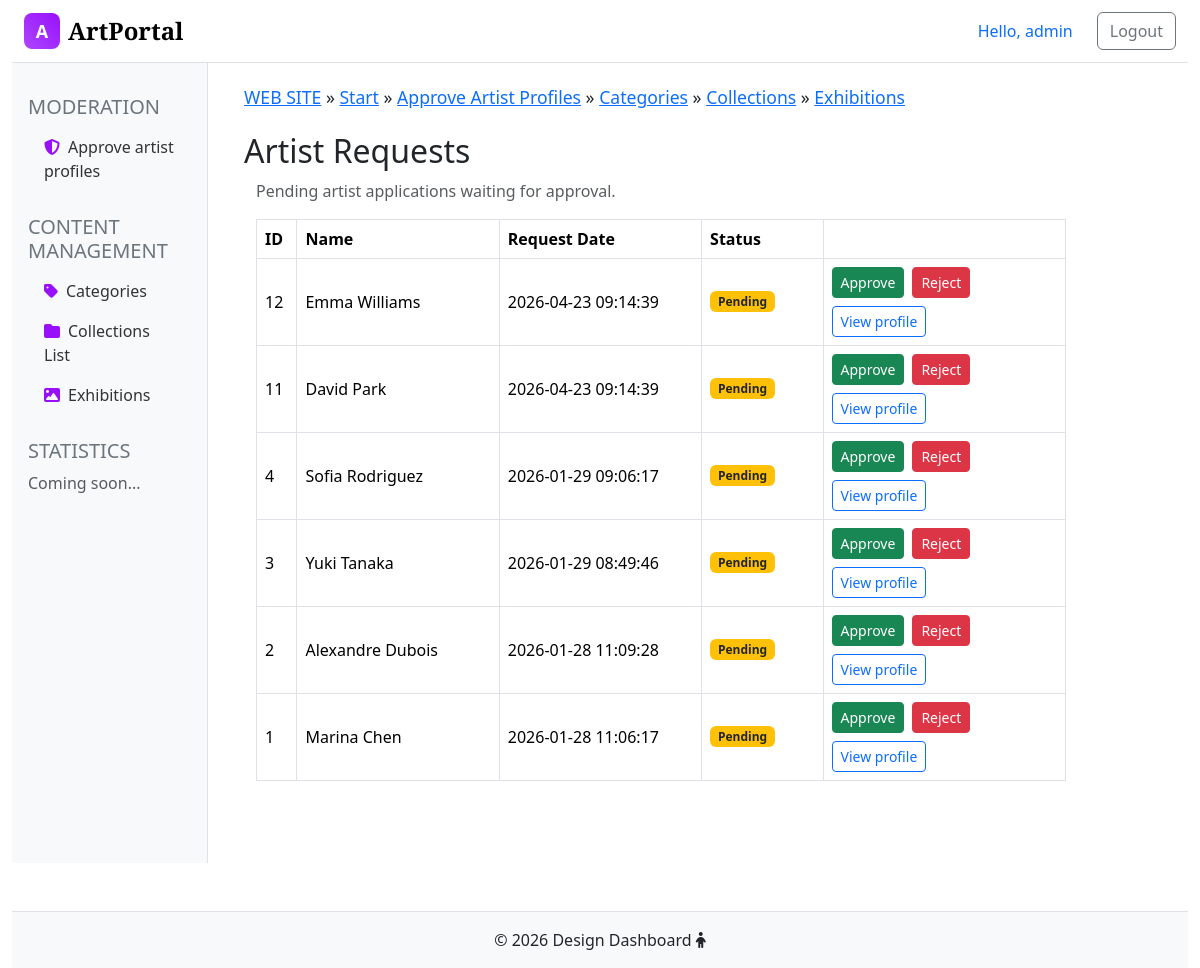
Page /admin/moderation-artists (signed in) on the earlier database version.
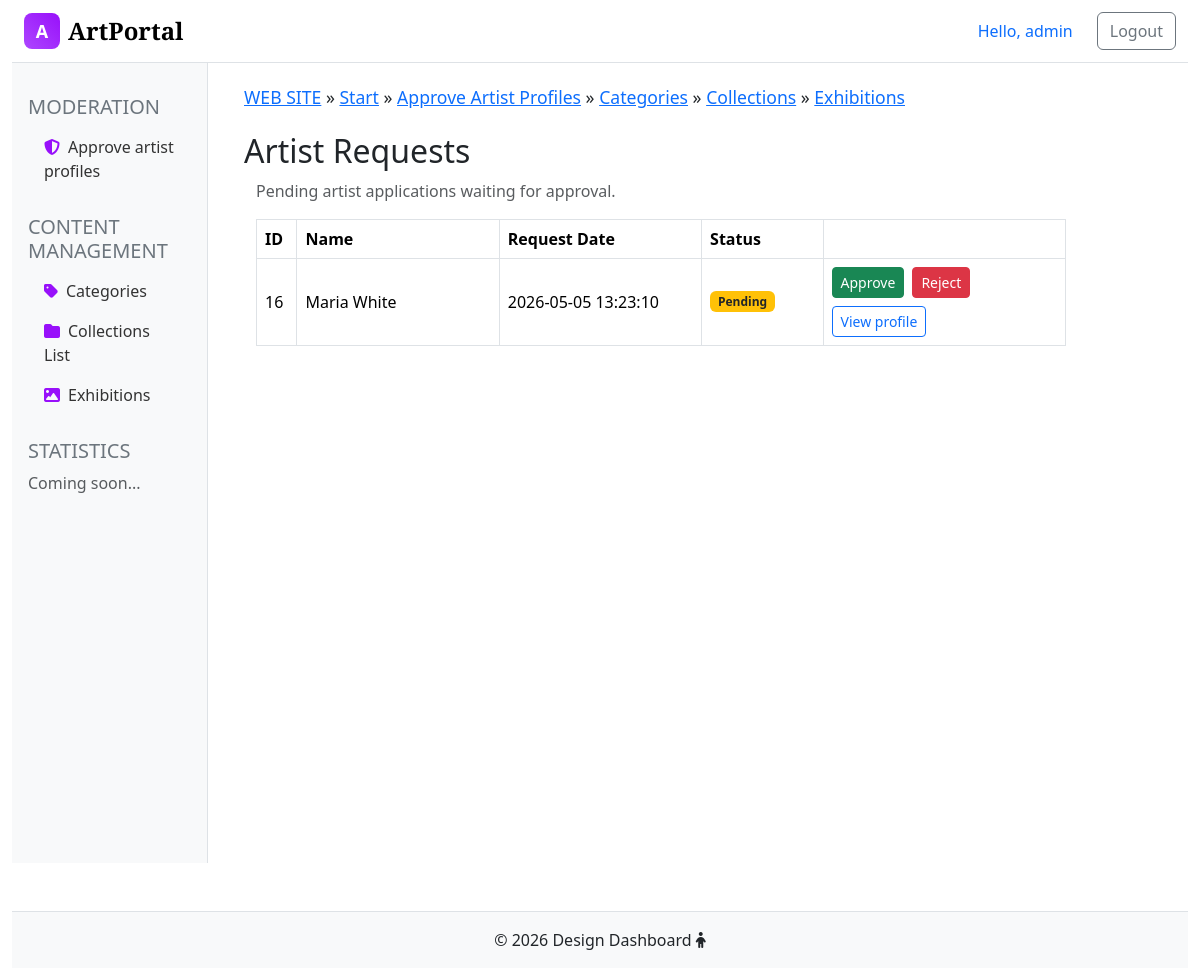
Same page on the later database version.
### tables this page shows
CREATE TABLE `artists` (
  `id` int(11) NOT NULL,
  `name` varchar(255) NOT NULL,
  `location` varchar(100) NOT NULL,
  `birth_date` date DEFAULT NULL,
  `bio` text DEFAULT NULL,
  `picture` varchar(255) DEFAULT NULL,
  `status` enum('pending','approved','rejected','') NOT NULL DEFAULT 'pending',
  `created_at` datetime NOT NULL DEFAULT current_timestamp(),
  `user_id` int(11) NOT NULL,
  `updated_at` datetime NOT NULL DEFAULT current_timestamp()
);

### admin/controllers/Admin/ModerationController.php (called while the page is built, shortened)
<?php
class ModerationController {
    public static function pendingList() {
        $arr = Artists::getPendingArtists();
        include_once 'views/moderation-artists-list.php';
    }
}

### admin/index.php (called while the page is built, shortened)
<?php
require_once '../config/Database.php';
include_once("../models/Artists.php");
include_once("controllers/Admin/ModerationController.php");
include('routes/routing.php');

### models/Artists.php (called while the page is built, shortened)
<?php
class Artists {
    public static function getPendingArtists() {
        $query = "SELECT * FROM artists WHERE status = 'pending' ORDER BY created_at DESC, id DESC";
        $db = new Database();
        return $db->getAll($query);
    }
}
?>

### config/Database.php (called while the page is built, shortened)
<?php
class Database {
    private $conn;
    private $host;
    private $user;
    private $password;
    private $baseName;
    function __construct() {
        $this->host = $_ENV['DB_HOST'] ?? 'localhost';
        $this->user = $_ENV['DB_USER'] ?? 'root';
        $this->password = $_ENV['DB_PASSWORD'] ?? '';
        $this->baseName = $_ENV['DB_NAME'] ?? 'art_portal';
    }
    function connect() {
        if (!$this->conn) {
            try {
                $this->conn = new PDO('mysql:host='.$this->host.';dbname='.$this->baseName.';charset=utf8mb4',
                $this->user,
                $this->password,
                );
                $this->conn->setAttribute(PDO::ATTR_ERRMODE, PDO::ERRMODE_EXCEPTION);
            }
            catch (PDOException $e) {
                error_log('Database connection error: ' . $e->getMessage());
                throw new Exception('Database connection error');
            }
        }
        return $this->conn;
    }
    function getAll($query, $params = []) {
        try {
            $stmt = $this->conn->prepare($query);
        $stmt->execute($params);
        $stmt->setFetchMode(PDO::FETCH_ASSOC);
        $response = $stmt->fetchAll();
        return $response;
        } catch (PDOException $e) {
            error_log('Database query error: ' . $e->getMessage());
            throw new Exception('Database operation failed');
        }
    }
}

### admin/views/moderation-artists-list.php (the view, shortened to what this page needs)
<h2>Artist Requests</h2>
<div class="container" style="min-height:400px;">
    <div class="mb-3">
        <span class="text-muted">Pending artist applications waiting for approval.</span>
    </div>
    <div class="col-md-11">
        <div class="table-responsive">
            <table class="table table-bordered align-middle">
                <tr>
                    <th width="5%">ID</th>
                    <th width="25%">Name</th>
                    <th width="25%">Request Date</th>
                    <th width="15%">Status</th>
                    <th width="30%"></th>
                </tr>
                <?php if (!empty($arr)): ?>
                    <?php foreach ($arr as $row): ?>
                        <tr>
                            <td><?php echo htmlspecialchars((string)$row['id'], ENT_QUOTES, 'UTF-8'); ?></td>
                            <td><?php echo htmlspecialchars($row['name'] ?? '', ENT_QUOTES, 'UTF-8'); ?></td>
                            <td><?php echo htmlspecialchars($row['created_at'] ?? '', ENT_QUOTES, 'UTF-8'); ?></td>
                            <td><span class="badge bg-warning text-dark">Pending</span></td>
                            <td>
                                <div class="d-flex flex-wrap gap-2">
                                    <a class="btn btn-success btn-sm" href="approve-artist?id=<?php echo (int)$row['id']; ?>">Approve</a>
                                    <a class="btn btn-danger btn-sm" href="reject-artist?id=<?php echo (int)$row['id']; ?>">Reject</a>
                                    <a class="btn btn-outline-primary btn-sm" href="moderation-artist?id=<?php echo (int)$row['id']; ?>">View profile</a>
                                </div>
                            </td>
                        </tr>
                    <?php endforeach; ?>
                <?php else: ?>
                    <tr>
                        <td colspan="5" class="text-center text-muted py-4">No pending artist requests.</td>
                    </tr>
                <?php endif; ?>
            </table>
        </div>
    </div>
</div>
<?php include 'views/templates/layout.php'; ?>

Differences in the rows shown:
no longer on this page (row edited): artists: id "12", name "Emma Williams", created_at "2026-04-23 09:14:39"
no longer on this page (row edited): artists: id "11", name "David Park", created_at "2026-04-23 09:14:39"
no longer on this page (row edited): artists: id "4", name "Sofia Rodriguez", created_at "2026-01-29 09:06:17"
no longer on this page (row edited): artists: id "3", name "Yuki Tanaka", created_at "2026-01-29 08:49:46"
no longer on this page (row edited): artists: id "2", name "Alexandre Dubois", created_at "2026-01-28 11:09:28"
no longer on this page (row edited): artists: id "1", name "Marina Chen", created_at "2026-01-28 11:06:17"
added artists: id "16", name "Maria White", created_at "2026-05-05 13:23:10"
